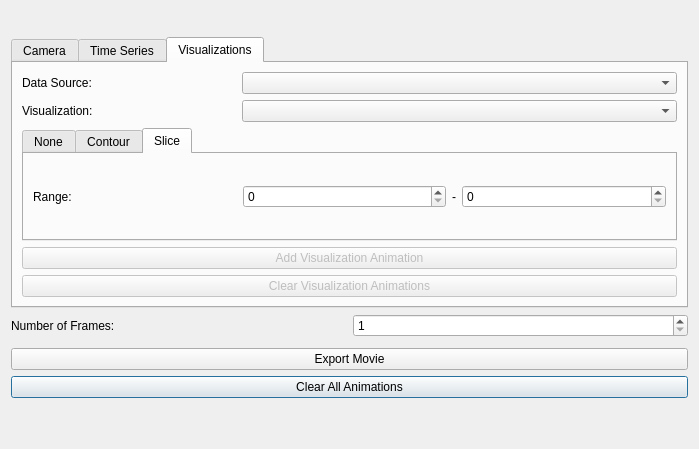
<?xml version="1.0" encoding="UTF-8"?>
<ui version="4.0">
 <class>AnimationHelperDialog</class>
 <widget class="QDialog" name="AnimationHelperDialog">
  <property name="geometry">
   <rect>
    <x>0</x>
    <y>0</y>
    <width>699</width>
    <height>449</height>
   </rect>
  </property>
  <property name="windowTitle">
   <string>Animation Helper</string>
  </property>
  <layout class="QGridLayout" name="gridLayout_3">
   <item row="3" column="0" colspan="2">
    <widget class="QLabel" name="numberOfFramesLabel">
     <property name="text">
      <string>Number of Frames:</string>
     </property>
     <property name="buddy">
      <cstring>numberOfFrames</cstring>
     </property>
    </widget>
   </item>
   <item row="0" column="3">
    <spacer name="horizontalSpacer_2">
     <property name="orientation">
      <enum>Qt::Horizontal</enum>
     </property>
     <property name="sizeHint" stdset="0">
      <size>
       <width>40</width>
       <height>20</height>
      </size>
     </property>
    </spacer>
   </item>
   <item row="3" column="2" colspan="2">
    <widget class="QSpinBox" name="numberOfFrames">
     <property name="keyboardTracking">
      <bool>false</bool>
     </property>
     <property name="minimum">
      <number>1</number>
     </property>
     <property name="maximum">
      <number>10000000</number>
     </property>
    </widget>
   </item>
   <item row="6" column="0" colspan="4">
    <widget class="QPushButton" name="clearAllAnimations">
     <property name="text">
      <string>Clear All Animations</string>
     </property>
    </widget>
   </item>
   <item row="0" column="1" colspan="2">
    <widget class="pqVCRToolbar" name="vcrToolbar">
     <property name="windowTitle">
      <string>VCR Toolbar</string>
     </property>
    </widget>
   </item>
   <item row="7" column="1" colspan="2">
    <spacer name="verticalSpacer">
     <property name="orientation">
      <enum>Qt::Vertical</enum>
     </property>
     <property name="sizeHint" stdset="0">
      <size>
       <width>20</width>
       <height>40</height>
      </size>
     </property>
    </spacer>
   </item>
   <item row="1" column="0" colspan="4">
    <widget class="QTabWidget" name="AnimationTypeTabWidget">
     <property name="currentIndex">
      <number>2</number>
     </property>
     <widget class="QWidget" name="camera_tab">
      <attribute name="title">
       <string>Camera</string>
      </attribute>
      <layout class="QGridLayout" name="gridLayout_5">
       <item row="0" column="0">
        <widget class="QPushButton" name="createCameraOrbit">
         <property name="toolTip">
          <string>&lt;html&gt;&lt;head/&gt;&lt;body&gt;&lt;p&gt;Create a camera orbit animation using the current camera settings.&lt;br/&gt;&lt;/p&gt;&lt;p&gt;The orbit will start at the current camera position and move to the right around the camera focal point.&lt;br/&gt;&lt;/p&gt;&lt;p&gt;Note that if any other camera animations exist for this render view, they will be removed.&lt;/p&gt;&lt;/body&gt;&lt;/html&gt;</string>
         </property>
         <property name="text">
          <string>Create Camera Orbit</string>
         </property>
        </widget>
       </item>
       <item row="1" column="0">
        <widget class="QPushButton" name="clearCameraAnimations">
         <property name="text">
          <string>Clear Camera Animations</string>
         </property>
        </widget>
       </item>
       <item row="2" column="0">
        <spacer name="verticalSpacer_2">
         <property name="orientation">
          <enum>Qt::Vertical</enum>
         </property>
         <property name="sizeHint" stdset="0">
          <size>
           <width>20</width>
           <height>40</height>
          </size>
         </property>
        </spacer>
       </item>
      </layout>
     </widget>
     <widget class="QWidget" name="time_series_tab">
      <attribute name="title">
       <string>Time Series</string>
      </attribute>
      <layout class="QGridLayout" name="gridLayout">
       <item row="0" column="0">
        <widget class="QCheckBox" name="enableTimeSeriesAnimations">
         <property name="toolTip">
          <string>&lt;html&gt;&lt;head/&gt;&lt;body&gt;&lt;p&gt;Uncheck to disable time series animations.&lt;/p&gt;&lt;p&gt;&lt;br/&gt;&lt;/p&gt;&lt;p&gt;This setting only applies if there is a data source with time series animations.&lt;/p&gt;&lt;/body&gt;&lt;/html&gt;</string>
         </property>
         <property name="text">
          <string>Enable Time Series Animations?</string>
         </property>
         <property name="checked">
          <bool>true</bool>
         </property>
        </widget>
       </item>
       <item row="1" column="0">
        <spacer name="verticalSpacer_3">
         <property name="orientation">
          <enum>Qt::Vertical</enum>
         </property>
         <property name="sizeHint" stdset="0">
          <size>
           <width>20</width>
           <height>40</height>
          </size>
         </property>
        </spacer>
       </item>
      </layout>
     </widget>
     <widget class="QWidget" name="tab">
      <attribute name="title">
       <string>Visualizations</string>
      </attribute>
      <layout class="QGridLayout" name="gridLayout_2">
       <item row="2" column="1">
        <widget class="QLabel" name="selectedModuleLabel">
         <property name="text">
          <string>Visualization:</string>
         </property>
         <property name="buddy">
          <cstring>selectedModule</cstring>
         </property>
        </widget>
       </item>
       <item row="3" column="1" colspan="3">
        <widget class="QTabWidget" name="modulesTabWidget">
         <property name="currentIndex">
          <number>2</number>
         </property>
         <widget class="QWidget" name="None">
          <attribute name="title">
           <string>None</string>
          </attribute>
         </widget>
         <widget class="QWidget" name="Contour">
          <attribute name="title">
           <string>Contour</string>
          </attribute>
          <layout class="QGridLayout" name="gridLayout_4">
           <item row="0" column="2">
            <widget class="QLabel" name="contourRangeHyphen">
             <property name="sizePolicy">
              <sizepolicy hsizetype="Fixed" vsizetype="Preferred">
               <horstretch>0</horstretch>
               <verstretch>0</verstretch>
              </sizepolicy>
             </property>
             <property name="text">
              <string>-</string>
             </property>
             <property name="buddy">
              <cstring>contourStop</cstring>
             </property>
            </widget>
           </item>
           <item row="0" column="0">
            <widget class="QLabel" name="contourRange">
             <property name="text">
              <string>Range:</string>
             </property>
             <property name="buddy">
              <cstring>contourStart</cstring>
             </property>
            </widget>
           </item>
           <item row="0" column="1">
            <widget class="QDoubleSpinBox" name="contourStart">
             <property name="toolTip">
              <string>&lt;html&gt;&lt;head/&gt;&lt;body&gt;&lt;p&gt;Start ISO value&lt;/p&gt;&lt;/body&gt;&lt;/html&gt;</string>
             </property>
             <property name="decimals">
              <number>8</number>
             </property>
             <property name="minimum">
              <double>-1000000.000000000000000</double>
             </property>
             <property name="maximum">
              <double>10000000.000000000000000</double>
             </property>
            </widget>
           </item>
           <item row="0" column="3">
            <widget class="QDoubleSpinBox" name="contourStop">
             <property name="toolTip">
              <string>&lt;html&gt;&lt;head/&gt;&lt;body&gt;&lt;p&gt;Stop ISO value&lt;/p&gt;&lt;/body&gt;&lt;/html&gt;</string>
             </property>
             <property name="decimals">
              <number>8</number>
             </property>
             <property name="minimum">
              <double>-1000000.000000000000000</double>
             </property>
             <property name="maximum">
              <double>10000000.000000000000000</double>
             </property>
            </widget>
           </item>
           <item row="2" column="0" colspan="4">
            <spacer name="verticalSpacer_5">
             <property name="orientation">
              <enum>Qt::Vertical</enum>
             </property>
             <property name="sizeHint" stdset="0">
              <size>
               <width>20</width>
               <height>40</height>
              </size>
             </property>
            </spacer>
           </item>
          </layout>
         </widget>
         <widget class="QWidget" name="Slice">
          <attribute name="title">
           <string>Slice</string>
          </attribute>
          <layout class="QGridLayout" name="gridLayout_6">
           <item row="0" column="0">
            <widget class="QLabel" name="sliceRangeLabel">
             <property name="text">
              <string>Range:</string>
             </property>
            </widget>
           </item>
           <item row="0" column="1">
            <widget class="QDoubleSpinBox" name="sliceStart">
             <property name="decimals">
              <number>0</number>
             </property>
             <property name="maximum">
              <double>100000.000000000000000</double>
             </property>
            </widget>
           </item>
           <item row="0" column="3">
            <widget class="QDoubleSpinBox" name="sliceStop">
             <property name="decimals">
              <number>0</number>
             </property>
             <property name="maximum">
              <double>100000.000000000000000</double>
             </property>
            </widget>
           </item>
           <item row="0" column="2">
            <widget class="QLabel" name="sliceRangeHyphen">
             <property name="sizePolicy">
              <sizepolicy hsizetype="Fixed" vsizetype="Preferred">
               <horstretch>0</horstretch>
               <verstretch>0</verstretch>
              </sizepolicy>
             </property>
             <property name="text">
              <string>-</string>
             </property>
            </widget>
           </item>
          </layout>
         </widget>
        </widget>
       </item>
       <item row="1" column="1">
        <widget class="QLabel" name="selectedDataSourceLabel">
         <property name="text">
          <string>Data Source:</string>
         </property>
         <property name="buddy">
          <cstring>selectedDataSource</cstring>
         </property>
        </widget>
       </item>
       <item row="4" column="1" colspan="3">
        <widget class="QPushButton" name="addModuleAnimation">
         <property name="enabled">
          <bool>false</bool>
         </property>
         <property name="toolTip">
          <string>&lt;html&gt;&lt;head/&gt;&lt;body&gt;&lt;p&gt;Add an animation for this visualization using the above settings.&lt;/p&gt;&lt;p&gt;&lt;br/&gt;&lt;/p&gt;&lt;p&gt;Note that each visualization may currently only have one animation. Any old animations for a given visualization will be over-written.&lt;/p&gt;&lt;/body&gt;&lt;/html&gt;</string>
         </property>
         <property name="text">
          <string>Add Visualization Animation</string>
         </property>
        </widget>
       </item>
       <item row="5" column="1" colspan="3">
        <widget class="QPushButton" name="clearModuleAnimations">
         <property name="enabled">
          <bool>false</bool>
         </property>
         <property name="text">
          <string>Clear Visualization Animations</string>
         </property>
        </widget>
       </item>
       <item row="1" column="2" colspan="2">
        <widget class="QComboBox" name="selectedDataSource">
         <property name="toolTip">
          <string>&lt;html&gt;&lt;head/&gt;&lt;body&gt;&lt;p&gt;Select a data source. Any visualizations that support animations and are associated with this data source will be listed below.&lt;/p&gt;&lt;/body&gt;&lt;/html&gt;</string>
         </property>
        </widget>
       </item>
       <item row="2" column="2" colspan="2">
        <widget class="QComboBox" name="selectedModule">
         <property name="toolTip">
          <string>&lt;html&gt;&lt;head/&gt;&lt;body&gt;&lt;p&gt;Select a visualization for animation.&lt;/p&gt;&lt;p&gt;&lt;br/&gt;&lt;/p&gt;&lt;p&gt;Currently supported:&lt;br/&gt;&lt;/p&gt;&lt;p&gt;Contour, Slice&lt;/p&gt;&lt;/body&gt;&lt;/html&gt;</string>
         </property>
        </widget>
       </item>
      </layout>
     </widget>
    </widget>
   </item>
   <item row="4" column="1" colspan="2">
    <spacer name="verticalSpacer_4">
     <property name="orientation">
      <enum>Qt::Vertical</enum>
     </property>
     <property name="sizeType">
      <enum>QSizePolicy::Fixed</enum>
     </property>
     <property name="sizeHint" stdset="0">
      <size>
       <width>20</width>
       <height>5</height>
      </size>
     </property>
    </spacer>
   </item>
   <item row="0" column="0">
    <spacer name="horizontalSpacer">
     <property name="orientation">
      <enum>Qt::Horizontal</enum>
     </property>
     <property name="sizeHint" stdset="0">
      <size>
       <width>40</width>
       <height>20</height>
      </size>
     </property>
    </spacer>
   </item>
   <item row="5" column="0" colspan="4">
    <widget class="QPushButton" name="exportMovie">
     <property name="text">
      <string>Export Movie</string>
     </property>
    </widget>
   </item>
  </layout>
 </widget>
 <customwidgets>
  <customwidget>
   <class>pqVCRToolbar</class>
   <extends>QToolBar</extends>
   <header>pqVCRToolbar.h</header>
  </customwidget>
 </customwidgets>
 <tabstops>
  <tabstop>AnimationTypeTabWidget</tabstop>
  <tabstop>createCameraOrbit</tabstop>
  <tabstop>clearCameraAnimations</tabstop>
  <tabstop>enableTimeSeriesAnimations</tabstop>
  <tabstop>selectedDataSource</tabstop>
  <tabstop>selectedModule</tabstop>
  <tabstop>modulesTabWidget</tabstop>
  <tabstop>contourStart</tabstop>
  <tabstop>contourStop</tabstop>
  <tabstop>addModuleAnimation</tabstop>
  <tabstop>clearModuleAnimations</tabstop>
  <tabstop>numberOfFrames</tabstop>
  <tabstop>exportMovie</tabstop>
  <tabstop>clearAllAnimations</tabstop>
 </tabstops>
 <resources>
  <include location="resources.qrc"/>
 </resources>
 <connections/>
</ui>
